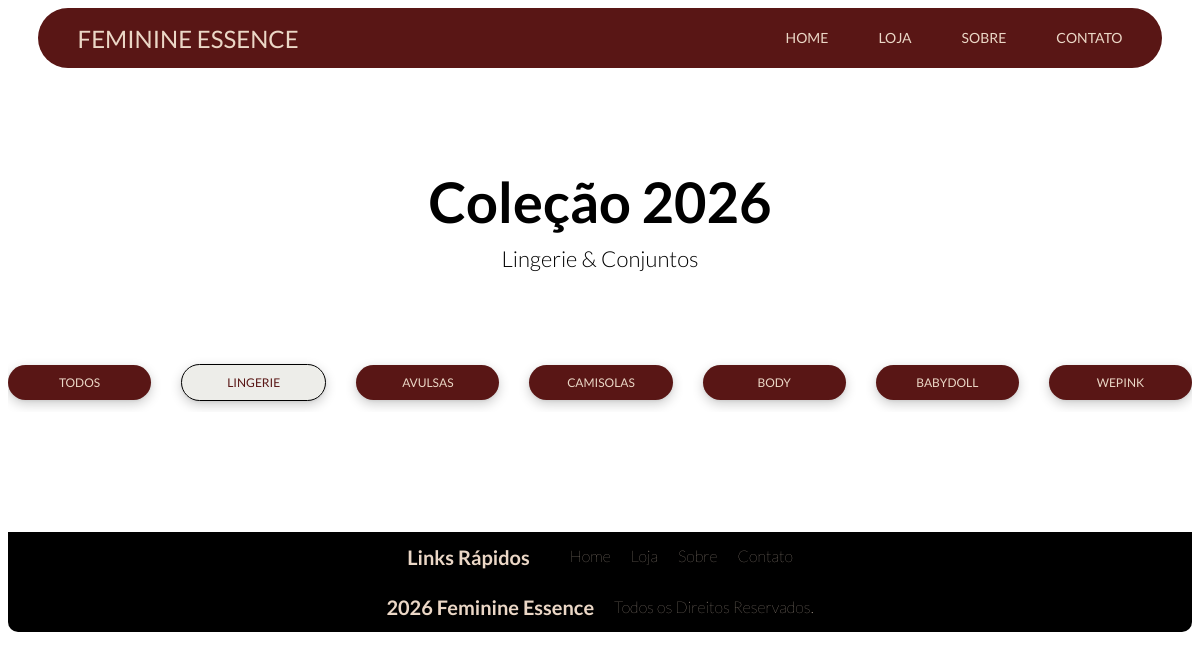
Page /lingerie_store/?badge=Lingerie on the committed database.
### core/models.py (models this page shows, shortened)
class Badge(models.Model):
    name = models.CharField(max_length=100, unique=True)

### core/views.py (the view)
# urls.py: path('lingerie_store/', views.lingerie_store, name='lingerie_store'),
def lingerie_store(request):
    selected_badge = request.GET.get("badge")
    contents = Product.objects.all().order_by("-created_at")
    badges = Badge.objects.all()
    if selected_badge:
        contents = contents.filter(badges__name=selected_badge)
    else:
        contents = Product.objects.all()
    return render(request, "lingerie_store.html", {
        "badges": badges,
        "selected_badge": selected_badge,
        "contents": contents,
        "css_version": int(time.time()),
    })

### core/templates/lingerie_store.html (shortened to what this page needs)
{% load static %}
<!DOCTYPE html>
<html lang="en">
  <head>
      <link rel="stylesheet" href="{% static 'CSS/lingerie_store.css' %}?v={{ css_version }}">
  </head>
  <body>
    {% include 'partials/nav_bar.html' %}
    <div class="page_title_wrapper">
      <h2 class="page_title">Coleção 2026</h2>
      <h2 class="page_title_01">Lingerie & Conjuntos</h2>
      <div class="page_filtering_tab_wrapper">
        <div class="page_filtering_tab_scroller">
          <a href="{% url 'lingerie_store' %}"
            class="clear_all_filter_button {% if not selected_badge %}active{% endif %}">
            Todos
         </a>
          {% for badge in badges %}
            <a href="{% url 'lingerie_store' %}?badge={{ badge.name }}"
              class="{% if selected_badge == badge.name %}active{% endif %}">
              {{badge.name}}
            </a>
          {% endfor %}
        </div>
      </div>
    </div>
    {% include 'partials/footer.html' %}
  </body>
</html>

### core/static/CSS/lingerie_store.css (style rules this page uses)
:root { --header_color: #591615; --header_strip_color: #000000; --text_color_01: #ebd7c6; --text_color_02: #000000; --text_color_03: #591615; --border_color_01: #ebd7c6; --border_color_02: #000000; --background_color_01: #edede9; --background_color_02: #591615; --background_color_03: #000000; }
.page_title_wrapper { width: 100%; height: auto; display: flex; flex-direction: column; justify-content: center; align-items: center; margin: 90px 0 0 0; }
.page_title, .page_title_01 { font-size: 56px; font-family: "Lato", sans-serif; font-weight: 600; font-style: normal; color: var(--text_color_02); margin: 10px 0 0 0; }
.page_title_01 { font-size: 22px; font-weight: 300; }
.page_filtering_tab_wrapper { width: 100%; height: 60px; align-content: center; margin: 80px 0 0 0; overflow-x: hidden; }
.page_filtering_tab_scroller { width: 100%; display: flex; flex-direction: row; justify-content: center; align-items: center; gap: 30px; }
.page_filtering_tab_wrapper a { width: 150px; height: 35px; background: var(--background_color_02); color: var(--text_color_01); align-content: center; font-size: 12px; font-weight: 400; font-family: "Lato", sans-serif; text-align: center; text-transform: uppercase; text-decoration: none; line-height: 1px; border: none; border-radius: 50px; cursor: pointer; box-shadow: 0px 4px 12px rgba(0, 0, 0, 0.2), 0px 1px 3px rgba(0, 0, 0, 0.06); scale: 1.0; transition: all 0.25s ease-in-out; }
.page_filtering_tab_wrapper a.active { background: var(--background_color_01); color: var(--text_color_03); border: 1px solid var(--border_color_02); }

### core/static/CSS/partials/nav_bar.css (style rules this page uses)
:root { --header_color: #591615; --header_strip_color: #000000; --text_color_01: #ebd7c6; --text_color_02: #000000; --text_color_03: #591615; --border_color_01: #ebd7c6; --border_color_02: #000000; --background_color_01: #edede9; --background_color_02: #591615; --background_color_03: #000000; }

### core/static/CSS/partials/footer.css (style rules this page uses)
:root { --header_color: #591615; --header_strip_color: #000000; --text_color_01: #ebd7c6; --text_color_02: #000000; --text_color_03: #591615; --border_color_01: #ebd7c6; --border_color_02: #000000; --background_color_01: #edede9; --background_color_02: #591615; --background_color_03: #000000; }

### rows in the picture
Badge: name "LINGERIE"
Badge: name "AVULSAS"
Badge: name "CAMISOLAS"
Badge: name "BODY"
Badge: name "BABYDOLL"
Badge: name "WEPINK"
